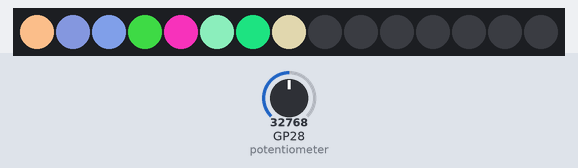
The program below on a simulated Raspberry Pi Pico running MicroPython. On the bench: 15 RGB LEDs in strip order, left to right. The test bench sets the inputs (shaded band); at power-on: GP28 (potentiometer) = 32768 (analog values on the 0–65535 scale). Dim RGB values are drawn brighter than linear; random numbers come from a fixed seed.

Above: at 1.26 s.
1.3 s: GP28 (potentiometer) set to 0
At 1.6 s:
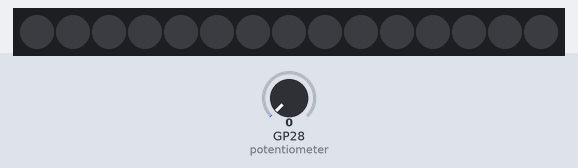
2.8 s: GP28 (potentiometer) set to 7864
At 2.88 s:
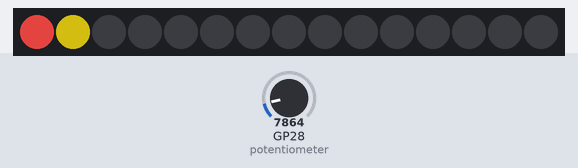
4.6 s: GP28 (potentiometer) set to 19660
At 4.7 s:
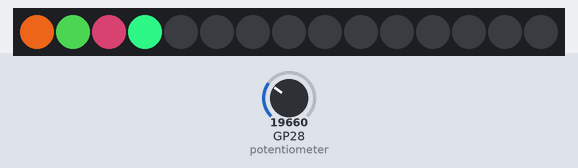
6.5 s: GP28 (potentiometer) set to 32767
At 6.62 s:
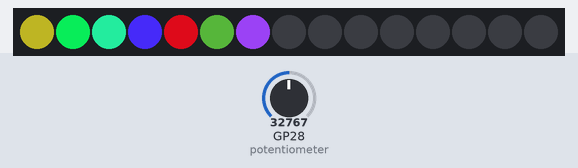
8.3 s: GP28 (potentiometer) set to 57670
At 8.45 s:
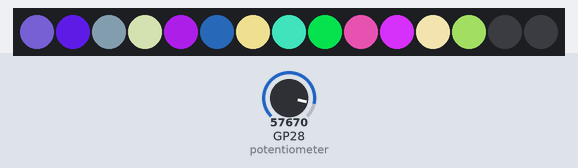
10.3 s: GP28 (potentiometer) set to 65535
At 10.38 s:
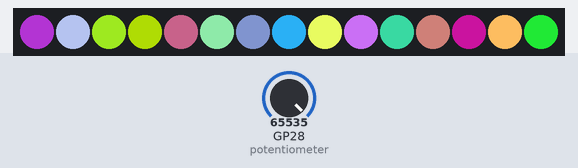

The program:

Day10g.py
```python
'''
String lights, random different colour twinkles with slider turning lights on/off
'''

from machine import Pin, ADC
import time
from neopixel import NeoPixel
import random

# Set up the slider on ADC pin 28
potentiometer = ADC(Pin(28))

# LED details
num_leds = 15
GPIO_number = 2

# Define the LED pin number and number of LEDs
strand = NeoPixel(Pin(GPIO_number), num_leds)

# Divide the analogue range by the number of LEDs
LEDdivision = (65535/num_leds)

# Colour list
# Define some GRB colour variables
white = 140,240,255 #White-ish!
green = 0,255,0
red = 255,0,0
blue = 0,0,255
yellow = 175,255,150
orange = 223, 238, 105
pink = 150,150,200
purple = 100,40,255
iceblue = 25,150,200
unicorn = 150,175,255
bogey = 100, 215, 0

# Define colour
setting = iceblue

# Turn off all leds
strand.fill((0, 0, 0))
strand.write()

sleep = 0.1

while True:
    reading = round( (potentiometer.read_u16()) / LEDdivision )

    for led in range(reading):
        # Generate random RGB values
        r = random.randint(0,255)
        g = random.randint(0,255)
        b = random.randint(0,255)
        strand[led] = (r, g, b)

    # Set which LEDs should be OFF
    for ledoff in range ((reading),num_leds,1):
        strand[ledoff] = (0,0,0)

    strand.write()
    time.sleep(sleep)

        
```

Measured:
- after the input at 2.8 s, the LEDs: change at once (image 2)
